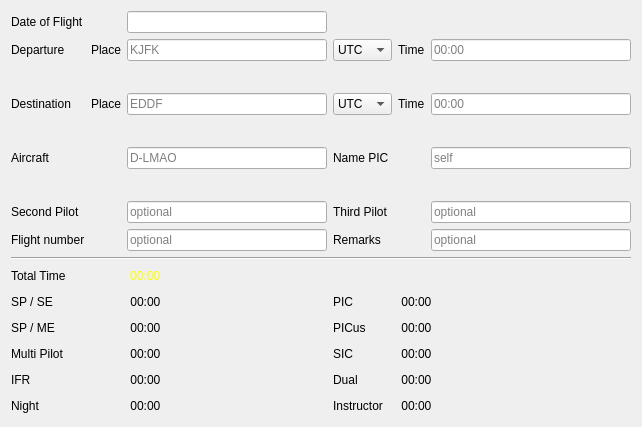
     <widget class="QWidget" name="flightDataTab">
      <attribute name="title">
       <string>Flight Data</string>
      </attribute>
      <layout class="QGridLayout" name="gridLayout">
       <item row="9" column="0" colspan="6">
        <widget class="Line" name="line">
         <property name="orientation">
          <enum>Qt::Horizontal</enum>
         </property>
        </widget>
       </item>
       <item row="8" column="5">
        <widget class="QLineEdit" name="RemarksLineEdit">
         <property name="minimumSize">
          <size>
           <width>200</width>
           <height>20</height>
          </size>
         </property>
         <property name="placeholderText">
          <string>optional</string>
         </property>
        </widget>
       </item>
       <item row="12" column="3">
        <widget class="QLabel" name="autoPicusLabel">
         <property name="text">
          <string>PICus</string>
         </property>
        </widget>
       </item>
       <item row="3" column="4">
        <widget class="QLabel" name="tonbLabel">
         <property name="text">
          <string>Time</string>
         </property>
        </widget>
       </item>
       <item row="15" column="3">
        <widget class="QLabel" name="autoFILabel">
         <property name="text">
          <string>Instructor</string>
         </property>
        </widget>
       </item>
       <item row="12" column="2">
        <widget class="QLabel" name="tSPMELabel">
         <property name="minimumSize">
          <size>
           <width>80</width>
           <height>20</height>
          </size>
         </property>
         <property name="maximumSize">
          <size>
           <width>80</width>
           <height>20</height>
          </size>
         </property>
         <property name="toolTip">
          <string>&lt;html&gt;&lt;head/&gt;&lt;body&gt;&lt;p&gt;Once all the required items are filled out, the total time of flight will be displayed here.&lt;/p&gt;&lt;/body&gt;&lt;/html&gt;</string>
         </property>
         <property name="styleSheet">
          <string notr="true"/>
         </property>
         <property name="frameShape">
          <enum>QFrame::NoFrame</enum>
         </property>
         <property name="frameShadow">
          <enum>QFrame::Plain</enum>
         </property>
         <property name="text">
          <string> 00:00</string>
         </property>
        </widget>
       </item>
       <item row="12" column="0">
        <widget class="QLabel" name="autoSPMELabel">
         <property name="text">
          <string>SP / ME</string>
         </property>
        </widget>
       </item>
       <item row="10" column="0">
        <widget class="QLabel" name="autoTotalLabel">
         <property name="text">
          <string>Total Time</string>
         </property>
        </widget>
       </item>
       <item row="3" column="1">
        <widget class="QLabel" name="placeLabel2">
         <property name="text">
          <string>Place</string>
         </property>
        </widget>
       </item>
       <item row="8" column="0">
        <widget class="QLabel" name="FlightNumberLabel">
         <property name="text">
          <string>Flight number</string>
         </property>
        </widget>
       </item>
       <item row="15" column="4" colspan="2">
        <widget class="QLabel" name="tFILabel">
         <property name="minimumSize">
          <size>
           <width>80</width>
           <height>20</height>
          </size>
         </property>
         <property name="maximumSize">
          <size>
           <width>80</width>
           <height>20</height>
          </size>
         </property>
         <property name="toolTip">
          <string>&lt;html&gt;&lt;head/&gt;&lt;body&gt;&lt;p&gt;Once all the required items are filled out, the total time of flight will be displayed here.&lt;/p&gt;&lt;/body&gt;&lt;/html&gt;</string>
         </property>
         <property name="styleSheet">
          <string notr="true"/>
         </property>
         <property name="frameShape">
          <enum>QFrame::NoFrame</enum>
         </property>
         <property name="frameShadow">
          <enum>QFrame::Plain</enum>
         </property>
         <property name="text">
          <string> 00:00</string>
         </property>
        </widget>
       </item>
       <item row="5" column="3">
        <widget class="QLabel" name="picLabel">
         <property name="text">
          <string>Name PIC</string>
         </property>
        </widget>
       </item>
       <item row="5" column="0">
        <widget class="QLabel" name="acftLabel">
         <property name="text">
          <string>Aircraft</string>
         </property>
        </widget>
       </item>
       <item row="0" column="0">
        <widget class="QLabel" name="doftLabel">
         <property name="text">
          <string>Date of Flight</string>
         </property>
        </widget>
       </item>
       <item row="1" column="3">
        <widget class="QComboBox" name="deptTZ">
         <property name="focusPolicy">
          <enum>Qt::NoFocus</enum>
         </property>
         <property name="toolTip">
          <string>&lt;html&gt;&lt;head/&gt;&lt;body&gt;&lt;p&gt;UTC - Universal Time Coordinated&lt;/p&gt;&lt;p&gt;LOCAL - Local time at Airfield&lt;/p&gt;&lt;p&gt;BASE - Local time at Home Base&lt;/p&gt;&lt;/body&gt;&lt;/html&gt;</string>
         </property>
         <item>
          <property name="text">
           <string>UTC</string>
          </property>
         </item>
         <item>
          <property name="text">
           <string>Local</string>
          </property>
         </item>
        </widget>
       </item>
       <item row="1" column="5">
        <widget class="QLineEdit" name="tofbTimeLineEdit">
         <property name="minimumSize">
          <size>
           <width>200</width>
           <height>20</height>
          </size>
         </property>
         <property name="toolTip">
          <string>&lt;html&gt;&lt;head/&gt;&lt;body&gt;&lt;p&gt;&lt;span style=&quot; color:#a8abb0;&quot;&gt;Enter a valid time.&lt;/span&gt;&lt;/p&gt;&lt;p&gt;&lt;span style=&quot; color:#a8abb0;&quot;&gt;e.g.: 845 0845 8:45 08:45&lt;/span&gt;&lt;/p&gt;&lt;/body&gt;&lt;/html&gt;</string>
         </property>
         <property name="whatsThis">
          <string>&lt;html&gt;&lt;head/&gt;&lt;body&gt;&lt;p&gt;&lt;br/&gt;&lt;/p&gt;&lt;/body&gt;&lt;/html&gt;</string>
         </property>
         <property name="maxLength">
          <number>5</number>
         </property>
         <property name="placeholderText">
          <string>00:00</string>
         </property>
        </widget>
       </item>
       <item row="13" column="0">
        <widget class="QLabel" name="autoMPLabel">
         <property name="text">
          <string>Multi Pilot</string>
         </property>
        </widget>
       </item>
       <item row="14" column="2">
        <widget class="QLabel" name="tIFRLabel">
         <property name="minimumSize">
          <size>
           <width>80</width>
           <height>20</height>
          </size>
         </property>
         <property name="maximumSize">
          <size>
           <width>80</width>
           <height>20</height>
          </size>
         </property>
         <property name="toolTip">
          <string>&lt;html&gt;&lt;head/&gt;&lt;body&gt;&lt;p&gt;Once all the required items are filled out, the total time of flight will be displayed here.&lt;/p&gt;&lt;/body&gt;&lt;/html&gt;</string>
         </property>
         <property name="styleSheet">
          <string notr="true"/>
         </property>
         <property name="frameShape">
          <enum>QFrame::NoFrame</enum>
         </property>
         <property name="frameShadow">
          <enum>QFrame::Plain</enum>
         </property>
         <property name="text">
          <string> 00:00</string>
         </property>
        </widget>
       </item>
       <item row="5" column="2">
        <widget class="QLineEdit" name="acftLineEdit">
         <property name="minimumSize">
          <size>
           <width>200</width>
           <height>20</height>
          </size>
         </property>
         <property name="placeholderText">
          <string>D-LMAO</string>
         </property>
        </widget>
       </item>
       <item row="14" column="4" colspan="2">
        <widget class="QLabel" name="tDUALLabel">
         <property name="minimumSize">
          <size>
           <width>80</width>
           <height>20</height>
          </size>
         </property>
         <property name="maximumSize">
          <size>
           <width>80</width>
           <height>20</height>
          </size>
         </property>
         <property name="toolTip">
          <string>&lt;html&gt;&lt;head/&gt;&lt;body&gt;&lt;p&gt;Once all the required items are filled out, the total time of flight will be displayed here.&lt;/p&gt;&lt;/body&gt;&lt;/html&gt;</string>
         </property>
         <property name="styleSheet">
          <string notr="true"/>
         </property>
         <property name="frameShape">
          <enum>QFrame::NoFrame</enum>
         </property>
         <property name="frameShadow">
          <enum>QFrame::Plain</enum>
         </property>
         <property name="text">
          <string> 00:00</string>
         </property>
        </widget>
       </item>
       <item row="1" column="1">
        <widget class="QLabel" name="placeLabel1">
         <property name="text">
          <string>Place</string>
         </property>
        </widget>
       </item>
       <item row="3" column="0">
        <widget class="QLabel" name="destLabel">
         <property name="text">
          <string>Destination</string>
         </property>
        </widget>
       </item>
       <item row="3" column="2">
        <widget class="QLineEdit" name="destLocLineEdit">
         <property name="minimumSize">
          <size>
           <width>200</width>
           <height>20</height>
          </size>
         </property>
         <property name="toolTip">
          <string>Enter the ICAO 4-letter Identifier of the Airport</string>
         </property>
         <property name="inputMethodHints">
          <set>Qt::ImhNone</set>
         </property>
         <property name="inputMask">
          <string/>
         </property>
         <property name="maxLength">
          <number>4</number>
         </property>
         <property name="placeholderText">
          <string>EDDF</string>
         </property>
        </widget>
       </item>
       <item row="1" column="2">
        <widget class="QLineEdit" name="deptLocLineEdit">
         <property name="minimumSize">
          <size>
           <width>200</width>
           <height>20</height>
          </size>
         </property>
         <property name="toolTip">
          <string>Enter the ICAO 4-letter Identifier of the Airport</string>
         </property>
         <property name="inputMethodHints">
          <set>Qt::ImhNone</set>
         </property>
         <property name="inputMask">
          <string/>
         </property>
         <property name="maxLength">
          <number>4</number>
         </property>
         <property name="placeholderText">
          <string>KJFK</string>
         </property>
        </widget>
       </item>
       <item row="7" column="0">
        <widget class="QLabel" name="secondPilotLabel">
         <property name="text">
          <string>Second Pilot</string>
         </property>
        </widget>
       </item>
       <item row="11" column="0">
        <widget class="QLabel" name="autoSPSELabel">
         <property name="text">
          <string>SP / SE</string>
         </property>
        </widget>
       </item>
       <item row="3" column="3">
        <widget class="QComboBox" name="destTZ">
         <property name="focusPolicy">
          <enum>Qt::NoFocus</enum>
         </property>
         <property name="toolTip">
          <string>&lt;html&gt;&lt;head/&gt;&lt;body&gt;&lt;p&gt;UTC - Universal Time Coordinated&lt;/p&gt;&lt;p&gt;LOCAL - Local time at Airfield&lt;/p&gt;&lt;p&gt;BASE - Local time at Home Base&lt;/p&gt;&lt;/body&gt;&lt;/html&gt;</string>
         </property>
         <item>
          <property name="text">
           <string>UTC</string>
          </property>
         </item>
         <item>
          <property name="text">
           <string>Local</string>
          </property>
         </item>
        </widget>
       </item>
       <item row="6" column="2">
        <widget class="QLabel" name="acftTypeLabel">
         <property name="sizePolicy">
          <sizepolicy hsizetype="Fixed" vsizetype="Fixed">
           <horstretch>0</horstretch>
           <verstretch>0</verstretch>
          </sizepolicy>
         </property>
         <property name="minimumSize">
          <size>
           <width>200</width>
           <height>20</height>
          </size>
         </property>
         <property name="text">
          <string/>
         </property>
        </widget>
       </item>
       <item row="11" column="3">
        <widget class="QLabel" name="autoPICLabel">
         <property name="text">
          <string>PIC</string>
         </property>
        </widget>
       </item>
       <item row="1" column="0">
        <widget class="QLabel" name="deptLabel">
         <property name="text">
          <string>Departure</string>
         </property>
        </widget>
       </item>
       <item row="14" column="3">
        <widget class="QLabel" name="autoDualLabel">
         <property name="text">
          <string>Dual</string>
         </property>
        </widget>
       </item>
       <item row="11" column="4" colspan="2">
        <widget class="QLabel" name="tPICLabel">
         <property name="minimumSize">
          <size>
           <width>80</width>
           <height>20</height>
          </size>
         </property>
         <property name="maximumSize">
          <size>
           <width>80</width>
           <height>20</height>
          </size>
         </property>
         <property name="toolTip">
          <string>&lt;html&gt;&lt;head/&gt;&lt;body&gt;&lt;p&gt;Once all the required items are filled out, the total time of flight will be displayed here.&lt;/p&gt;&lt;/body&gt;&lt;/html&gt;</string>
         </property>
         <property name="styleSheet">
          <string notr="true"/>
         </property>
         <property name="frameShape">
          <enum>QFrame::NoFrame</enum>
         </property>
         <property name="frameShadow">
          <enum>QFrame::Plain</enum>
         </property>
         <property name="text">
          <string> 00:00</string>
         </property>
        </widget>
       </item>
       <item row="2" column="2">
        <widget class="QLabel" name="deptNameLabel">
         <property name="sizePolicy">
          <sizepolicy hsizetype="Fixed" vsizetype="Fixed">
           <horstretch>0</horstretch>
           <verstretch>0</verstretch>
          </sizepolicy>
         </property>
         <property name="minimumSize">
          <size>
           <width>200</width>
           <height>20</height>
          </size>
         </property>
         <property name="text">
          <string/>
         </property>
        </widget>
       </item>
       <item row="13" column="2">
        <widget class="QLabel" name="tMPLabel">
         <property name="minimumSize">
          <size>
           <width>80</width>
           <height>20</height>
          </size>
         </property>
         <property name="maximumSize">
          <size>
           <width>80</width>
           <height>20</height>
          </size>
         </property>
         <property name="toolTip">
          <string>&lt;html&gt;&lt;head/&gt;&lt;body&gt;&lt;p&gt;Once all the required items are filled out, the total time of flight will be displayed here.&lt;/p&gt;&lt;/body&gt;&lt;/html&gt;</string>
         </property>
         <property name="styleSheet">
          <string notr="true"/>
         </property>
         <property name="frameShape">
          <enum>QFrame::NoFrame</enum>
         </property>
         <property name="frameShadow">
          <enum>QFrame::Plain</enum>
         </property>
         <property name="text">
          <string> 00:00</string>
         </property>
        </widget>
       </item>
       <item row="15" column="2">
        <widget class="QLabel" name="tNIGHTLabel">
         <property name="minimumSize">
          <size>
           <width>80</width>
           <height>20</height>
          </size>
         </property>
         <property name="maximumSize">
          <size>
           <width>80</width>
           <height>20</height>
          </size>
         </property>
         <property name="toolTip">
          <string>&lt;html&gt;&lt;head/&gt;&lt;body&gt;&lt;p&gt;Once all the required items are filled out, the total time of flight will be displayed here.&lt;/p&gt;&lt;/body&gt;&lt;/html&gt;</string>
         </property>
         <property name="styleSheet">
          <string notr="true"/>
         </property>
         <property name="frameShape">
          <enum>QFrame::NoFrame</enum>
         </property>
         <property name="frameShadow">
          <enum>QFrame::Plain</enum>
         </property>
         <property name="text">
          <string> 00:00</string>
         </property>
        </widget>
       </item>
       <item row="7" column="2">
        <widget class="QLineEdit" name="secondPilotNameLineEdit">
         <property name="minimumSize">
          <size>
           <width>200</width>
           <height>20</height>
          </size>
         </property>
         <property name="text">
          <string/>
         </property>
         <property name="placeholderText">
          <string>optional</string>
         </property>
        </widget>
       </item>
       <item row="8" column="2">
        <widget class="QLineEdit" name="FlightNumberLineEdit">
         <property name="minimumSize">
          <size>
           <width>200</width>
           <height>20</height>
          </size>
         </property>
         <property name="placeholderText">
          <string>optional</string>
         </property>
        </widget>
       </item>
       <item row="13" column="4" colspan="2">
        <widget class="QLabel" name="tSICLabel">
         <property name="minimumSize">
          <size>
           <width>80</width>
           <height>20</height>
          </size>
         </property>
         <property name="maximumSize">
          <size>
           <width>80</width>
           <height>20</height>
          </size>
         </property>
         <property name="toolTip">
          <string>&lt;html&gt;&lt;head/&gt;&lt;body&gt;&lt;p&gt;Once all the required items are filled out, the total time of flight will be displayed here.&lt;/p&gt;&lt;/body&gt;&lt;/html&gt;</string>
         </property>
         <property name="styleSheet">
          <string notr="true"/>
         </property>
         <property name="frameShape">
          <enum>QFrame::NoFrame</enum>
         </property>
         <property name="frameShadow">
          <enum>QFrame::Plain</enum>
         </property>
         <property name="text">
          <string> 00:00</string>
         </property>
        </widget>
       </item>
       <item row="7" column="3">
        <widget class="QLabel" name="thirdPilotLabel">
         <property name="text">
          <string>Third Pilot</string>
         </property>
        </widget>
       </item>
       <item row="12" column="4" colspan="2">
        <widget class="QLabel" name="tPICUSLabel">
         <property name="minimumSize">
          <size>
           <width>80</width>
           <height>20</height>
          </size>
         </property>
         <property name="maximumSize">
          <size>
           <width>80</width>
           <height>20</height>
          </size>
         </property>
         <property name="toolTip">
          <string>&lt;html&gt;&lt;head/&gt;&lt;body&gt;&lt;p&gt;Once all the required items are filled out, the total time of flight will be displayed here.&lt;/p&gt;&lt;/body&gt;&lt;/html&gt;</string>
         </property>
         <property name="styleSheet">
          <string notr="true"/>
         </property>
         <property name="frameShape">
          <enum>QFrame::NoFrame</enum>
         </property>
         <property name="frameShadow">
          <enum>QFrame::Plain</enum>
         </property>
         <property name="text">
          <string> 00:00</string>
         </property>
        </widget>
       </item>
       <item row="3" column="5">
        <widget class="QLineEdit" name="tonbTimeLineEdit">
         <property name="minimumSize">
          <size>
           <width>200</width>
           <height>20</height>
          </size>
         </property>
         <property name="toolTip">
          <string>&lt;html&gt;&lt;head/&gt;&lt;body&gt;&lt;p&gt;&lt;span style=&quot; color:#a8abb0;&quot;&gt;Enter a valid time.&lt;/span&gt;&lt;/p&gt;&lt;p&gt;&lt;span style=&quot; color:#a8abb0;&quot;&gt;e.g.: 845 0845 8:45 08:45&lt;/span&gt;&lt;/p&gt;&lt;/body&gt;&lt;/html&gt;</string>
         </property>
         <property name="whatsThis">
          <string>&lt;html&gt;&lt;head/&gt;&lt;body&gt;&lt;p&gt;&lt;br/&gt;&lt;/p&gt;&lt;/body&gt;&lt;/html&gt;</string>
         </property>
         <property name="placeholderText">
          <string>00:00</string>
         </property>
        </widget>
       </item>
       <item row="5" column="5">
        <widget class="QLineEdit" name="picNameLineEdit">
         <property name="minimumSize">
          <size>
           <width>200</width>
           <height>20</height>
          </size>
         </property>
         <property name="placeholderText">
          <string>self</string>
         </property>
        </widget>
       </item>
       <item row="1" column="4">
        <widget class="QLabel" name="tofbLabel">
         <property name="text">
          <string>Time</string>
         </property>
        </widget>
       </item>
       <item row="7" column="5">
        <widget class="QLineEdit" name="thirdPilotNameLineEdit">
         <property name="minimumSize">
          <size>
           <width>200</width>
           <height>20</height>
          </size>
         </property>
         <property name="placeholderText">
          <string>optional</string>
         </property>
        </widget>
       </item>
       <item row="15" column="0">
        <widget class="QLabel" name="autoNightLabel">
         <property name="text">
          <string>Night</string>
         </property>
        </widget>
       </item>
       <item row="14" column="0">
        <widget class="QLabel" name="autoIFRLabel">
         <property name="text">
          <string>IFR</string>
         </property>
        </widget>
       </item>
       <item row="11" column="2">
        <widget class="QLabel" name="tSPSELabel">
         <property name="minimumSize">
          <size>
           <width>80</width>
           <height>20</height>
          </size>
         </property>
         <property name="maximumSize">
          <size>
           <width>80</width>
           <height>20</height>
          </size>
         </property>
         <property name="toolTip">
          <string>&lt;html&gt;&lt;head/&gt;&lt;body&gt;&lt;p&gt;Once all the required items are filled out, the total time of flight will be displayed here.&lt;/p&gt;&lt;/body&gt;&lt;/html&gt;</string>
         </property>
         <property name="styleSheet">
          <string notr="true"/>
         </property>
         <property name="frameShape">
          <enum>QFrame::NoFrame</enum>
         </property>
         <property name="frameShadow">
          <enum>QFrame::Plain</enum>
         </property>
         <property name="text">
          <string> 00:00</string>
         </property>
        </widget>
       </item>
       <item row="0" column="2">
        <widget class="QLineEdit" name="doftLineEdit"/>
       </item>
       <item row="8" column="3">
        <widget class="QLabel" name="RemarksLabel">
         <property name="text">
          <string>Remarks</string>
         </property>
        </widget>
       </item>
       <item row="4" column="2">
        <widget class="QLabel" name="destNameLabel">
         <property name="sizePolicy">
          <sizepolicy hsizetype="Fixed" vsizetype="Fixed">
           <horstretch>0</horstretch>
           <verstretch>0</verstretch>
          </sizepolicy>
         </property>
         <property name="minimumSize">
          <size>
           <width>200</width>
           <height>20</height>
          </size>
         </property>
         <property name="text">
          <string/>
         </property>
        </widget>
       </item>
       <item row="10" column="2">
        <widget class="QLabel" name="tblkLabel">
         <property name="minimumSize">
          <size>
           <width>80</width>
           <height>20</height>
          </size>
         </property>
         <property name="maximumSize">
          <size>
           <width>80</width>
           <height>20</height>
          </size>
         </property>
         <property name="toolTip">
          <string>&lt;html&gt;&lt;head/&gt;&lt;body&gt;&lt;p&gt;Once all the required items are filled out, the total time of flight will be displayed here.&lt;/p&gt;&lt;/body&gt;&lt;/html&gt;</string>
         </property>
         <property name="styleSheet">
          <string notr="true">color: yellow;</string>
         </property>
         <property name="frameShape">
          <enum>QFrame::NoFrame</enum>
         </property>
         <property name="frameShadow">
          <enum>QFrame::Plain</enum>
         </property>
         <property name="text">
          <string> 00:00</string>
         </property>
        </widget>
       </item>
       <item row="13" column="3">
        <widget class="QLabel" name="autoSICLabel">
         <property name="text">
          <string>SIC</string>
         </property>
        </widget>
       </item>
       <item row="0" column="5">
        <widget class="QLabel" name="doftDisplayLabel">
         <property name="text">
          <string/>
         </property>
        </widget>
       </item>
      </layout>
      <zorder>placeLabel2</zorder>
      <zorder>deptLocLineEdit</zorder>
      <zorder>destLabel</zorder>
      <zorder>deptNameLabel</zorder>
      <zorder>acftLineEdit</zorder>
      <zorder>deptLabel</zorder>
      <zorder>destLocLineEdit</zorder>
      <zorder>acftLabel</zorder>
      <zorder>destNameLabel</zorder>
      <zorder>acftTypeLabel</zorder>
      <zorder>doftLineEdit</zorder>
      <zorder>tofbLabel</zorder>
      <zorder>secondPilotLabel</zorder>
      <zorder>autoDualLabel</zorder>
      <zorder>tDUALLabel</zorder>
      <zorder>tPICLabel</zorder>
      <zorder>autoPICLabel</zorder>
      <zorder>tonbLabel</zorder>
      <zorder>autoPicusLabel</zorder>
      <zorder>tSICLabel</zorder>
      <zorder>tIFRLabel</zorder>
      <zorder>deptTZ</zorder>
      <zorder>tSPSELabel</zorder>
      <zorder>RemarksLineEdit</zorder>
      <zorder>picLabel</zorder>
      <zorder>tSPMELabel</zorder>
      <zorder>autoSPMELabel</zorder>
      <zorder>tofbTimeLineEdit</zorder>
      <zorder>tNIGHTLabel</zorder>
      <zorder>doftLabel</zorder>
      <zorder>tMPLabel</zorder>
      <zorder>tblkLabel</zorder>
      <zorder>autoSPSELabel</zorder>
      <zorder>tonbTimeLineEdit</zorder>
      <zorder>thirdPilotLabel</zorder>
      <zorder>secondPilotNameLineEdit</zorder>
      <zorder>thirdPilotNameLineEdit</zorder>
      <zorder>autoMPLabel</zorder>
      <zorder>picNameLineEdit</zorder>
      <zorder>destTZ</zorder>
      <zorder>RemarksLabel</zorder>
      <zorder>tPICUSLabel</zorder>
      <zorder>autoNightLabel</zorder>
      <zorder>FlightNumberLineEdit</zorder>
      <zorder>autoIFRLabel</zorder>
      <zorder>line</zorder>
      <zorder>autoTotalLabel</zorder>
      <zorder>autoFILabel</zorder>
      <zorder>tFILabel</zorder>
      <zorder>autoSICLabel</zorder>
      <zorder>FlightNumberLabel</zorder>
      <zorder>doftDisplayLabel</zorder>
      <zorder>placeLabel1</zorder>
     </widget>
